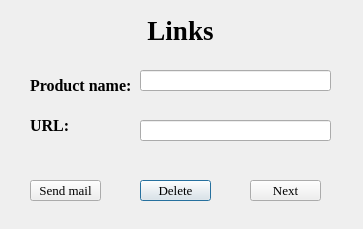
<?xml version="1.0" encoding="UTF-8"?>
<ui version="4.0">
 <class>Dialog</class>
 <widget class="QDialog" name="Dialog">
  <property name="geometry">
   <rect>
    <x>0</x>
    <y>0</y>
    <width>363</width>
    <height>229</height>
   </rect>
  </property>
  <property name="windowTitle">
   <string>Dialog</string>
  </property>
  <widget class="QLabel" name="label">
   <property name="geometry">
    <rect>
     <x>70</x>
     <y>10</y>
     <width>221</width>
     <height>41</height>
    </rect>
   </property>
   <property name="font">
    <font>
     <family>Times New Roman</family>
     <pointsize>20</pointsize>
     <weight>75</weight>
     <bold>true</bold>
    </font>
   </property>
   <property name="text">
    <string>Links</string>
   </property>
   <property name="alignment">
    <set>Qt::AlignCenter</set>
   </property>
  </widget>
  <widget class="QLabel" name="label_3">
   <property name="geometry">
    <rect>
     <x>30</x>
     <y>110</y>
     <width>101</width>
     <height>31</height>
    </rect>
   </property>
   <property name="font">
    <font>
     <family>Times New Roman</family>
     <pointsize>12</pointsize>
     <weight>75</weight>
     <bold>true</bold>
    </font>
   </property>
   <property name="text">
    <string>URL:</string>
   </property>
  </widget>
  <widget class="QLabel" name="label_2">
   <property name="geometry">
    <rect>
     <x>30</x>
     <y>70</y>
     <width>101</width>
     <height>31</height>
    </rect>
   </property>
   <property name="font">
    <font>
     <family>Times New Roman</family>
     <pointsize>12</pointsize>
     <weight>75</weight>
     <bold>true</bold>
    </font>
   </property>
   <property name="text">
    <string>Product name:</string>
   </property>
  </widget>
  <widget class="QLineEdit" name="lineEdit">
   <property name="geometry">
    <rect>
     <x>140</x>
     <y>70</y>
     <width>191</width>
     <height>21</height>
    </rect>
   </property>
   <property name="font">
    <font>
     <family>Times New Roman</family>
     <pointsize>12</pointsize>
    </font>
   </property>
  </widget>
  <widget class="QLineEdit" name="lineEdit_2">
   <property name="geometry">
    <rect>
     <x>140</x>
     <y>120</y>
     <width>191</width>
     <height>21</height>
    </rect>
   </property>
   <property name="font">
    <font>
     <family>Times New Roman</family>
     <pointsize>12</pointsize>
    </font>
   </property>
  </widget>
  <widget class="QPushButton" name="pushButton_2">
   <property name="geometry">
    <rect>
     <x>140</x>
     <y>180</y>
     <width>71</width>
     <height>21</height>
    </rect>
   </property>
   <property name="font">
    <font>
     <family>Times New Roman</family>
     <pointsize>10</pointsize>
     <weight>50</weight>
     <bold>false</bold>
    </font>
   </property>
   <property name="text">
    <string>Delete</string>
   </property>
  </widget>
  <widget class="QPushButton" name="pushButton_3">
   <property name="geometry">
    <rect>
     <x>250</x>
     <y>180</y>
     <width>71</width>
     <height>21</height>
    </rect>
   </property>
   <property name="font">
    <font>
     <family>Times New Roman</family>
     <pointsize>10</pointsize>
     <weight>50</weight>
     <bold>false</bold>
    </font>
   </property>
   <property name="text">
    <string>Next</string>
   </property>
  </widget>
  <widget class="QPushButton" name="pushButton">
   <property name="geometry">
    <rect>
     <x>30</x>
     <y>180</y>
     <width>71</width>
     <height>21</height>
    </rect>
   </property>
   <property name="font">
    <font>
     <family>Times New Roman</family>
     <pointsize>10</pointsize>
     <weight>50</weight>
     <bold>false</bold>
    </font>
   </property>
   <property name="text">
    <string>Send mail</string>
   </property>
  </widget>
 </widget>
 <resources/>
 <connections/>
</ui>
